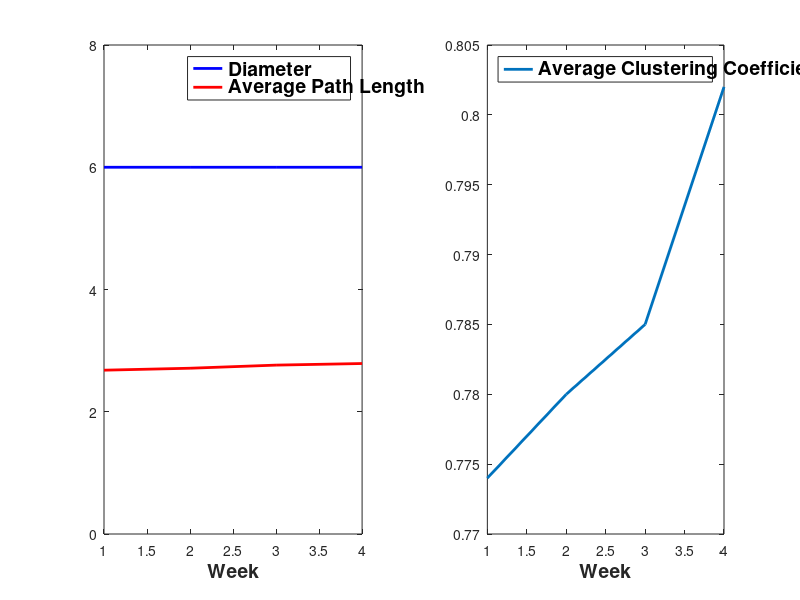

Reproduce this figure in MATLAB.
clc;clear;close all;

load graphData;



diameter=[graphCharacteristics(:).diameter];
avgPathLenght=[graphCharacteristics(:).avgPathLength];
avgClusteringCoefficient=[graphCharacteristics(:).avgClusteringCoefficient];

time=1:4;

h=figure;
subplot(1,2,1);

plot(time,diameter,'Color','b','LineWidth',2);
hold on;
plot(time,avgPathLenght,'Color','r','LineWidth',2);
ylim([0,8]);
legend('Diameter','Average Path Length');
xlabel('Week');

P = get(h,'Position');
set(h,'Position',[1,100,200,300]);

subplot(1,2,2);

plot(time,avgClusteringCoefficient,'LineWidth',2);
legend('Average Clustering Coefficient');
xlabel('Week');


figureHandle = gcf;
%# make all text in the figure to size 14 and bold
set(findall(figureHandle,'type','text'),'fontSize',14,'fontWeight','bold')